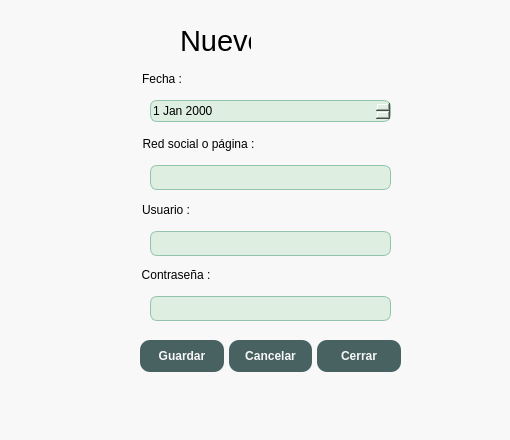
<?xml version="1.0" encoding="UTF-8"?>
<ui version="4.0">
 <class>Form</class>
 <widget class="QWidget" name="Form">
  <property name="geometry">
   <rect>
    <x>0</x>
    <y>0</y>
    <width>510</width>
    <height>440</height>
   </rect>
  </property>
  <property name="windowTitle">
   <string>Form</string>
  </property>
  <property name="styleSheet">
   <string notr="true">QWidget#Form{
	background-color:#f8f8f8;
}

QLabel{
	color: black;
}

QGroupBox{
	border: none;
	color: black;
}

QPushButton{
	background-color:#486161;
	border-radius: 10px;
	color: #f8f8f8;
	font-weight: bold;
}

QPushButton:hover{
	background-color: #5d8282;
	border: 2px solid #91c3ad;
	color: #f8f8f8;
	font-weight: bold;
}

QLineEdit, QDateEdit {
	border: 1px solid #91c3ad;
	border-radius: 7px;
	background-color: #deeee1;
	color: black;
}</string>
  </property>
  <widget class="QWidget" name="verticalLayoutWidget">
   <property name="geometry">
    <rect>
     <x>140</x>
     <y>70</y>
     <width>261</width>
     <height>261</height>
    </rect>
   </property>
   <layout class="QVBoxLayout" name="verticalLayout">
    <property name="spacing">
     <number>0</number>
    </property>
    <item>
     <widget class="QGroupBox" name="groupBox">
      <property name="title">
       <string>Fecha :</string>
      </property>
      <widget class="QDateEdit" name="date_process_dte">
       <property name="geometry">
        <rect>
         <x>10</x>
         <y>30</y>
         <width>241</width>
         <height>22</height>
        </rect>
       </property>
      </widget>
     </widget>
    </item>
    <item>
     <widget class="QGroupBox" name="groupBox_4">
      <property name="title">
       <string>Red social o página :</string>
      </property>
      <widget class="QLineEdit" name="social_red_txt">
       <property name="geometry">
        <rect>
         <x>10</x>
         <y>30</y>
         <width>241</width>
         <height>25</height>
        </rect>
       </property>
      </widget>
     </widget>
    </item>
    <item>
     <widget class="QGroupBox" name="groupBox_3">
      <property name="title">
       <string>Usuario :</string>
      </property>
      <widget class="QLineEdit" name="user_txt">
       <property name="geometry">
        <rect>
         <x>10</x>
         <y>30</y>
         <width>241</width>
         <height>25</height>
        </rect>
       </property>
      </widget>
     </widget>
    </item>
    <item>
     <widget class="QGroupBox" name="groupBox_2">
      <property name="title">
       <string>Contraseña :</string>
      </property>
      <widget class="QLineEdit" name="pass_txt">
       <property name="geometry">
        <rect>
         <x>10</x>
         <y>30</y>
         <width>241</width>
         <height>25</height>
        </rect>
       </property>
      </widget>
     </widget>
    </item>
   </layout>
  </widget>
  <widget class="QWidget" name="horizontalLayoutWidget">
   <property name="geometry">
    <rect>
     <x>140</x>
     <y>340</y>
     <width>261</width>
     <height>32</height>
    </rect>
   </property>
   <layout class="QHBoxLayout" name="horizontalLayout">
    <property name="spacing">
     <number>5</number>
    </property>
    <item>
     <widget class="QPushButton" name="save_btn">
      <property name="sizePolicy">
       <sizepolicy hsizetype="Minimum" vsizetype="Minimum">
        <horstretch>0</horstretch>
        <verstretch>0</verstretch>
       </sizepolicy>
      </property>
      <property name="cursor">
       <cursorShape>PointingHandCursor</cursorShape>
      </property>
      <property name="text">
       <string>Guardar</string>
      </property>
      <property name="icon">
       <iconset>
        <normaloff>../assets/icons/save_48dp.svg</normaloff>../assets/icons/save_48dp.svg</iconset>
      </property>
     </widget>
    </item>
    <item>
     <widget class="QPushButton" name="cancel_btn">
      <property name="sizePolicy">
       <sizepolicy hsizetype="Minimum" vsizetype="Minimum">
        <horstretch>0</horstretch>
        <verstretch>0</verstretch>
       </sizepolicy>
      </property>
      <property name="cursor">
       <cursorShape>PointingHandCursor</cursorShape>
      </property>
      <property name="text">
       <string>Cancelar</string>
      </property>
      <property name="icon">
       <iconset>
        <normaloff>../assets/icons/cancel_48dp.svg</normaloff>../assets/icons/cancel_48dp.svg</iconset>
      </property>
     </widget>
    </item>
    <item>
     <widget class="QPushButton" name="close_btn">
      <property name="sizePolicy">
       <sizepolicy hsizetype="Minimum" vsizetype="Minimum">
        <horstretch>0</horstretch>
        <verstretch>0</verstretch>
       </sizepolicy>
      </property>
      <property name="cursor">
       <cursorShape>PointingHandCursor</cursorShape>
      </property>
      <property name="text">
       <string>Cerrar</string>
      </property>
      <property name="icon">
       <iconset>
        <normaloff>../assets/icons/close_48dp_white_gray.svg</normaloff>../assets/icons/close_48dp_white_gray.svg</iconset>
      </property>
     </widget>
    </item>
   </layout>
  </widget>
  <widget class="QLabel" name="label">
   <property name="geometry">
    <rect>
     <x>180</x>
     <y>20</y>
     <width>71</width>
     <height>41</height>
    </rect>
   </property>
   <property name="font">
    <font>
     <pointsize>22</pointsize>
    </font>
   </property>
   <property name="text">
    <string>Nuevo</string>
   </property>
  </widget>
  <widget class="QLabel" name="icon_label">
   <property name="geometry">
    <rect>
     <x>140</x>
     <y>20</y>
     <width>41</width>
     <height>41</height>
    </rect>
   </property>
   <property name="text">
    <string/>
   </property>
   <property name="pixmap">
    <pixmap>../assets/icons/add_notes_48dp_black.svg</pixmap>
   </property>
   <property name="scaledContents">
    <bool>true</bool>
   </property>
  </widget>
 </widget>
 <resources/>
 <connections/>
</ui>
